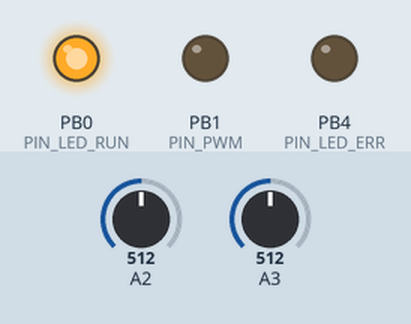
Simulated run of this sketch. Board: ATtiny85, built for the host (arithmetic inside an expression is 32-bit, double 64-bit). Shown: output pins drawn as LEDs (lit = HIGH). The test bench sets the inputs (shaded band); at power-on: A2 = 512, A3 = 512.

Above: at 2.0 s.
2.1 s: A2 set to 844
3.6 s: A2 set to 868
At 4.0 s:
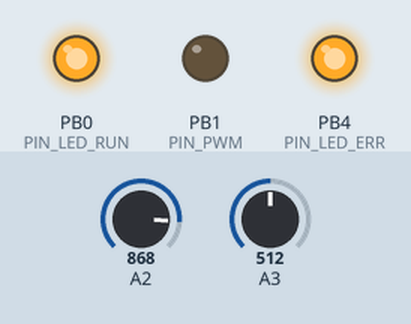
5.1 s: A2 set to 716
At 6.3 s:
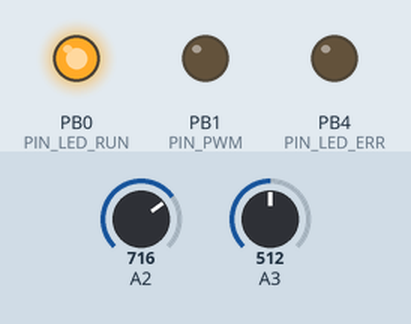
6.6 s: A2 set to 900
At 7.4 s:
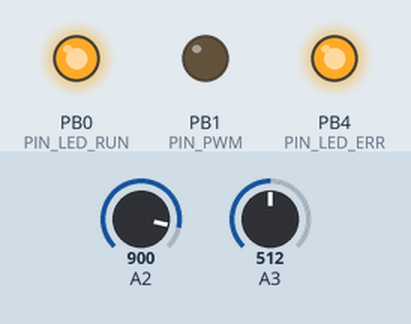
Timing chart, 0 to 9.1 s (numbered marks = the images above; inputs shaded):
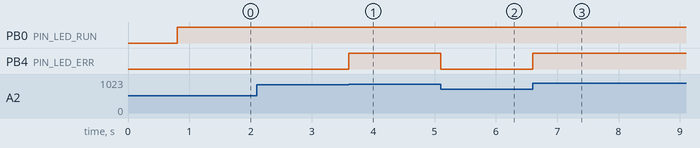

Measured:
- the behaviour switches between 860 and 861 on A2 (found by bisection; images 0 and 1)
- after the input at 2.1 s, every drawn part: stays the same
- after the input at 3.6 s, PB4 (PIN_LED_ERR): LOW → HIGH at once
- after the input at 5.1 s, PB4 (PIN_LED_ERR): HIGH → LOW at once
- after the input at 6.6 s, PB4 (PIN_LED_ERR): LOW → HIGH at once

The sketch:

fan_ctrl_attiny85.ino
```cpp
/*
 * FAN-CTRL-24V  —  UNI-T UTP3315TFL-II 温控风扇
 * ------------------------------------------------------------
 * MCU : ATtiny85-20PU, 8 MHz internal RC, BOD 2.7 V
 * PWM : PB1 / OC0B, fast PWM 8-bit, 8 MHz / 256 = 31.25 kHz
 * NTC : PB2 = ADC2 (heatsink), PB3 = ADC3 (transformer, optional)
 * LED : PB0 = run, PB4 = fault
 *
 * 依赖：Arduino IDE + ATTinyCore
 *   Board   : ATtiny25/45/85
 *   Chip    : ATtiny85
 *   Clock   : 8 MHz (internal)
 *   BOD     : 2.7 V
 *
 * 烧录前先 Burn Bootloader 设置 8 MHz 熔丝；否则 PWM 只有 3.9 kHz，会啸叫。
 *
 * 曲线：T <= 30C -> 25%；30..55C 线性升到 100%；>=55C 全速。
 * 失效：NTC 开路/短路 -> 全速；双 NTC 取较高温度。
 */

#include <Arduino.h>
#include <math.h>
#include <avr/wdt.h>
#include <util/delay.h>

/* ---------------- 引脚 ---------------- */
#define PIN_LED_RUN  0     /* PB0 */
#define PIN_PWM      1     /* PB1 / OC0B */
#define PIN_NTC_HS   2     /* PB2 / ADC2 */
#define PIN_NTC_TR   3     /* PB3 / ADC3 */
#define PIN_LED_ERR  4     /* PB4 */

/* ---------------- 可调参数 ---------------- */
static const float NTC_R0   = 10000.0f;  /* NTC 25C 标称 10k */
static const float NTC_B    = 3950.0f;   /* B 值 */
static const float NTC_T0   = 298.15f;   /* 25C, K */
static const float R_FIXED  = 10000.0f;  /* 下拉电阻 10k */

static const float T_START  = 30.0f;     /* 开始升速，C */
static const float T_FULL   = 55.0f;     /* 全速，C */
static const uint8_t DUTY_MIN = 64;      /* 25% of 24V = 6V；12V 风扇建议 96 */
static const uint8_t DUTY_MAX = 255;     /* 100% */

static const uint16_t KICK_MS = 800;     /* 上电全速启动时间 */
static const uint8_t  SLEW_STEP = 2;     /* 每 6ms 改变的占空比级数 */
static const uint8_t  SLEW_MS = 6;       /* 主循环周期 */

/* ---------------- 状态 ---------------- */
static uint8_t  duty = 0;
static uint8_t  target = DUTY_MIN;
static bool     fault = false;
static uint16_t blink_cnt = 0;
static bool     blink_state = false;

/* ---------------- NTC ---------------- */
static float readTemp(uint8_t ch) {
  int adc = analogRead(ch);                 /* 0..1023, Vcc 参考 */
  if (adc >= 1015 || adc <= 8) return NAN;  /* 开路 / 短路 */
  float v = (float)adc * (5.0f / 1023.0f);
  /* NTC 在上、10k 在下：V = 5 * Rfixed / (Rntc + Rfixed) */
  float r = R_FIXED * (5.0f - v) / v;
  float t = 1.0f / (1.0f / NTC_T0 + log(r / NTC_R0) / NTC_B) - 273.15f;
  if (t < -20.0f || t > 150.0f) return NAN;
  return t;
}

/* ---------------- 初始化 ---------------- */
void setup() {
  pinMode(PIN_PWM, OUTPUT);
  pinMode(PIN_LED_RUN, OUTPUT);
  pinMode(PIN_LED_ERR, OUTPUT);
  digitalWrite(PIN_LED_RUN, LOW);
  digitalWrite(PIN_LED_ERR, LOW);

  /* Timer0: fast PWM, 8-bit, no prescale, OC0B non-inverting */
  TCCR0A = _BV(COM0B1) | _BV(WGM01) | _BV(WGM00);
  TCCR0B = _BV(CS00);
  TIMSK0 &= ~_BV(TOIE0);   /* 关掉 Arduino millis() 的溢出中断，31 kHz 下没必要 */
  OCR0B = 0;

  /* ADC: Vcc 参考，/128（analogRead 会再配置，这里只做初始） */
  ADMUX  = _BV(REFS0);
  ADCSRA = _BV(ADEN) | _BV(ADPS2) | _BV(ADPS1) | _BV(ADPS0);

  wdt_enable(WDTO_1S);
  wdt_reset();

  /* 上电先全速踢一脚，帮风扇克服静摩擦 */
  OCR0B = DUTY_MAX;
  _delay_ms(KICK_MS);

  duty = DUTY_MIN;
  OCR0B = duty;
  wdt_reset();
}

/* ---------------- 主循环 ---------------- */
void loop() {
  wdt_reset();

  float t1 = readTemp(PIN_NTC_HS);
  float t2 = readTemp(PIN_NTC_TR);
  bool f1 = isnan(t1);
  bool f2 = isnan(t2);
  float t = 25.0f;

  if (f1 && f2) {
    /* 两路都失效：全速，故障灯闪 */
    fault = true;
    target = DUTY_MAX;
  } else {
    fault = false;
    if (f1)      t = t2;
    else if (f2) t = t1;
    else         t = (t1 > t2) ? t1 : t2;

    if (t <= T_START) {
      target = DUTY_MIN;
    } else if (t >= T_FULL) {
      target = DUTY_MAX;
    } else {
      float k = (t - T_START) / (T_FULL - T_START);
      target = DUTY_MIN + (uint8_t)(k * (float)(DUTY_MAX - DUTY_MIN));
    }
  }

  /* 限速升降，避免风扇“打嗝” */
  if (duty < target) {
    duty = (target - duty > SLEW_STEP) ? (duty + SLEW_STEP) : target;
  } else if (duty > target) {
    duty = (duty - target > SLEW_STEP) ? (duty - SLEW_STEP) : target;
  }
  OCR0B = duty;

  digitalWrite(PIN_LED_RUN, (duty > 0) ? HIGH : LOW);

  /* 故障灯：NTC 故障闪 2 Hz；过温常亮 */
  if (fault) {
    if (++blink_cnt >= 80) {          /* 80 * 6 ms ≈ 0.5 s */
      blink_cnt = 0;
      blink_state = !blink_state;
      digitalWrite(PIN_LED_ERR, blink_state ? HIGH : LOW);
    }
  } else {
    blink_cnt = 0;
    blink_state = false;
    digitalWrite(PIN_LED_ERR, (t > 68.0f) ? HIGH : LOW);
  }

  _delay_ms(SLEW_MS);
}
```
